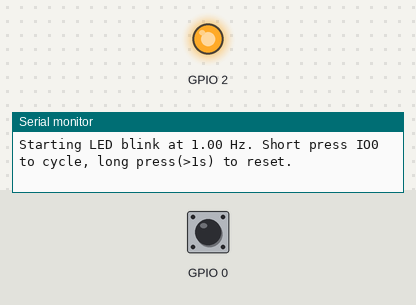
Simulated run of this program. Board: ESP32. Parts: output pins drawn as LEDs (lit = HIGH), the last lines printed to the serial monitor. Dashed ring = blinking. The inputs (shaded band) are chosen by the test bench; at power-on: GPIO 0 HIGH.

Above: at 0.75 s.
At 1.2 s:
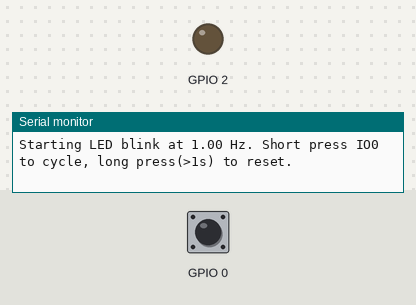
1.3 s: GPIO 0 pulled LOW for 0.15 s
At 1.57 s:
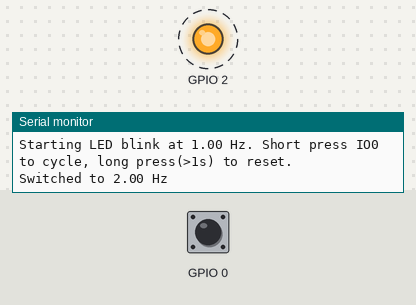
4.3 s: GPIO 0 pulled LOW for 1 s
Timing chart, 0 to 13.3 s (numbered marks = the images above; inputs shaded):
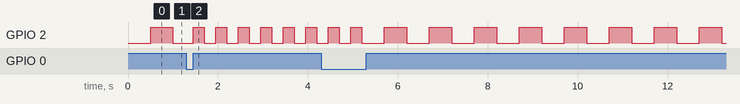

The program:

main.cpp
```cpp
#include <Arduino.h>

int freqDelays[] = {500, 250, 100, 50, 33};  // ms for on/off periods (half-period for each freq)
int freqIndex = 0;
unsigned long previousMillis = 0;
int ledState = LOW;
unsigned long buttonPressTime = 0;
bool buttonPressed = false;
int currentDelay;

void setup() {
  pinMode(2, OUTPUT);
  pinMode(0, INPUT_PULLUP);
  Serial.begin(115200);
  currentDelay = freqDelays[freqIndex];
  Serial.print("Starting LED blink at ");
  float freq = 1000.0 / (2 * currentDelay);
  Serial.print(freq);
  Serial.println(" Hz. Short press IO0 to cycle, long press(>1s) to reset.");
}

void loop() {
  // Button handling
  if (digitalRead(0) == LOW) {
    if (!buttonPressed) {
      buttonPressed = true;
      buttonPressTime = millis();
    }
  } else {
    if (buttonPressed) {
      buttonPressed = false;
      unsigned long pressDuration = millis() - buttonPressTime;
      if (pressDuration >= 1000) {  // Long press: reset to 1Hz
        Serial.println("Reset Triggered!");
        freqIndex = 0;
      } else {  // Short press: cycle next
        freqIndex = (freqIndex + 1) % 5;
      }
      currentDelay = freqDelays[freqIndex];
      Serial.print("Switched to ");
      float newFreq = 1000.0 / (2 * currentDelay);
      Serial.print(newFreq);
      Serial.println(" Hz");
    }
  }

  // Non-blocking LED blink
  unsigned long currentMillis = millis();
  if (currentMillis - previousMillis >= currentDelay) {
    previousMillis = currentMillis;
    ledState = !ledState;
    digitalWrite(2, ledState);
  }
}
```

Measured:
- after the input at 1.3 s, GPIO 2: alternates HIGH for 0.25 s and LOW for 0.25 s, starting after 0.15 s
